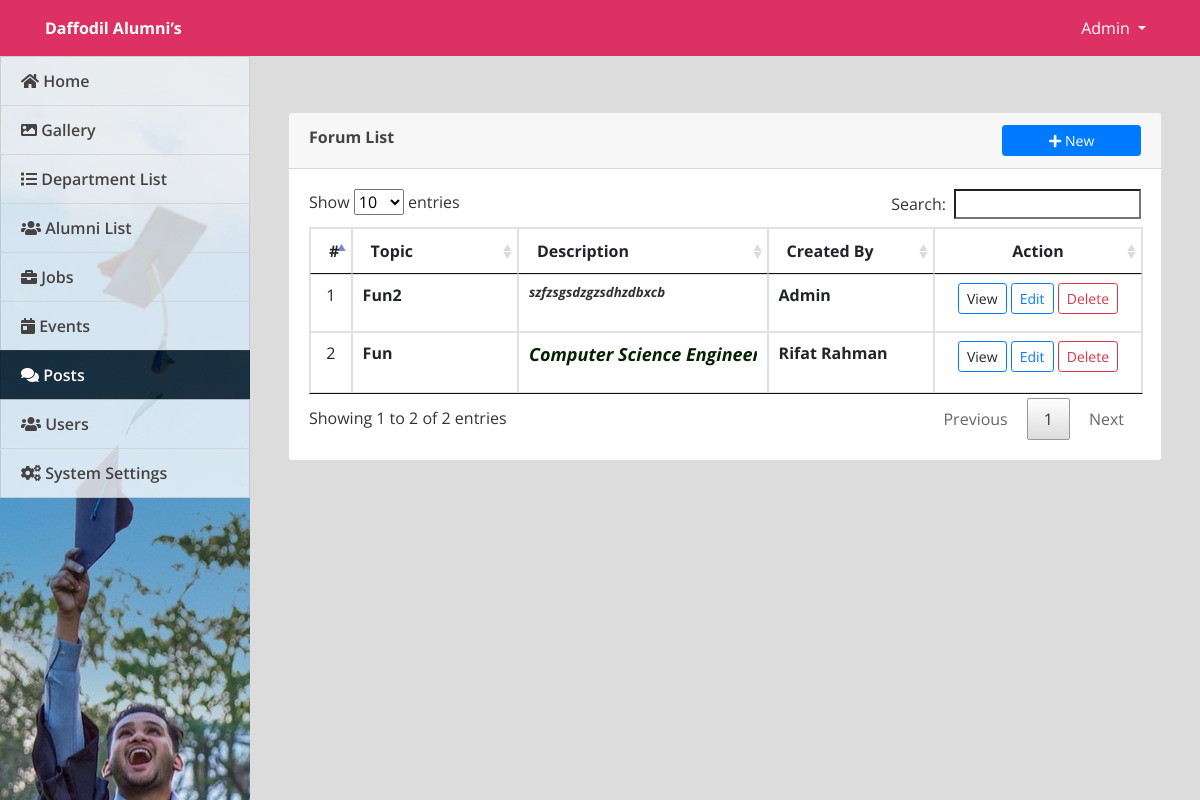
/admin/index.php?page=forums (signed in), run on the app's committed database.
### tables this page shows
CREATE TABLE `forum_topics` (
  `id` int(30) NOT NULL,
  `title` varchar(250) NOT NULL,
  `description` text NOT NULL,
  `user_id` int(30) NOT NULL,
  `date_created` datetime NOT NULL DEFAULT current_timestamp()
);

CREATE TABLE `users` (
  `id` int(30) NOT NULL,
  `name` text NOT NULL,
  `username` varchar(200) NOT NULL,
  `password` text NOT NULL,
  `type` tinyint(1) NOT NULL DEFAULT 3 COMMENT '1=Admin,2=Alumni officer, 3= alumnus',
  `auto_generated_pass` text NOT NULL,
  `alumnus_id` int(30) NOT NULL
);

### admin/forums.php (the view, shortened to what this page needs)
<?php include('db_connect.php');?>
<div class="container-fluid">
    <div class="col-lg-12">
        <div class="row">
            <div class="col-md-12">
                <div class="card">
                    <div class="card-header">
                        <b>Forum List</b>
                        <span class="">
                            <button class="btn btn-primary btn-block btn-sm col-sm-2 float-right" type="button" id="new_forum">
                                <i class="fa fa-plus"></i> New
                            </button>
                        </span>
                    </div>
                    <div class="card-body">
                        <table class="table table-bordered table-condensed table-hover">
                            <colgroup>
                                <col width="5%">
                                <col width="20%">
                                <col width="30%">
                                <col width="20%">
                                <col width="25%">
                            </colgroup>
                            <thead>
                                <tr>
                                    <th class="text-center">#</th>
                                    <th class="">Topic</th>
                                    <th class="">Description</th>
                                    <th class="">Created By</th>
                                    <th class="text-center">Action</th>
                                </tr>
                            </thead>
                            <tbody>
                                <?php
                                $i = 1;
                                $Forum = $conn->query("SELECT f.*, u.name FROM forum_topics f INNER JOIN users u ON u.id = f.user_id ORDER BY f.id DESC");
                                while($row = $Forum->fetch_assoc()):
                                    $trans = get_html_translation_table(HTML_ENTITIES, ENT_QUOTES);
                                    unset($trans["\""], $trans["<"], $trans[">"], $trans["<h2"]);
                                    $desc = strtr(html_entity_decode($row['description']), $trans);
                                    $desc = str_replace(array("<li>", "</li>"), array("", ","), $desc);
                                ?>
                                <tr>
                                    <td class="text-center"><?php echo $i++ ?></td>
                                    <td class="">
                                        <p><b><?php echo ucwords($row['title']) ?></b></p>
                                    </td>
                                    <td class="">
                                        <p class="truncate"><b><?php echo $desc ?></b></p>
                                    </td>
                                    <td class="">
                                        <p><b><?php echo ucwords($row['name']) ?></b></p>
                                    </td>
                                    <td class="text-center">
                                        <a class="btn btn-sm btn-outline-primary view_forum" target="_blank" data-id="<?php echo $row['id'] ?>">View</a>
                                        <button class="btn btn-sm btn-outline-primary edit_forum" type="button" data-id="<?php echo $row['id'] ?>">Edit</button>
                                        <button class="btn btn-sm btn-outline-danger delete_forum" type="button" data-id="<?php echo $row['id'] ?>">Delete</button>
                                    </td>
                                </tr>
                                <?php endwhile; ?>
                            </tbody>
                        </table>
                    </div>
                </div>
            </div>
        </div>
    </div>
</div>

### admin/assets/css/style.css (style rules this page uses)
body { font-family: "Open Sans", sans-serif; color: #444444; width: 100%; height: calc(100%); }
a { color: #1977cc; }
.truncate { overflow: hidden; text-overflow: ellipsis; display: -webkit-box; -webkit-line-clamp: 3; -webkit-box-orient: vertical; font-size: smaller; color: #000000cf; font-style: italic; }

### admin/index.php (style rules this page uses)
body { background: #80808045; }
.container-fluid, .container-lg, .container-md, .container-sm, .container-xl { width: 100%; padding-right: 15px; padding-left: 15px; margin-right: auto; margin-left: auto; }

### admin/forums.php (style rules this page uses)
.card { overflow: hidden; }
.table { width: 100%; table-layout: fixed; }
.table td, .table th { white-space: nowrap; }
.truncate { text-overflow: ellipsis; overflow: hidden; white-space: nowrap; }

### data on the page
forum_topics: title "Fun2", description "szfzsgsdzgzsdhzdbxcb", user.name "Admin"
forum_topics: title "Fun", description "Computer Science Engine…", user.name "Rifat Rahman"

### other printed values
$_SESSION['system']['name'] "Daffodil Alumni’s"
